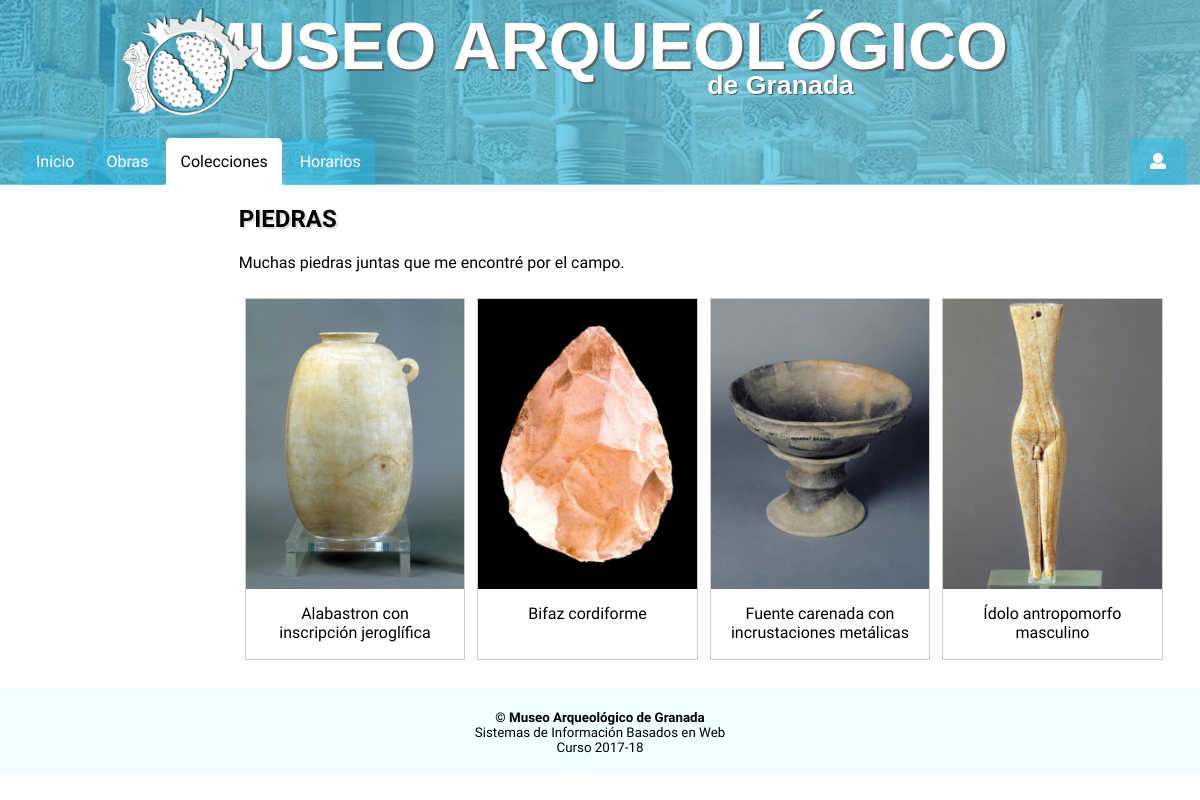
/coleccion.php?id=1, run on an earlier commit of the app's database.
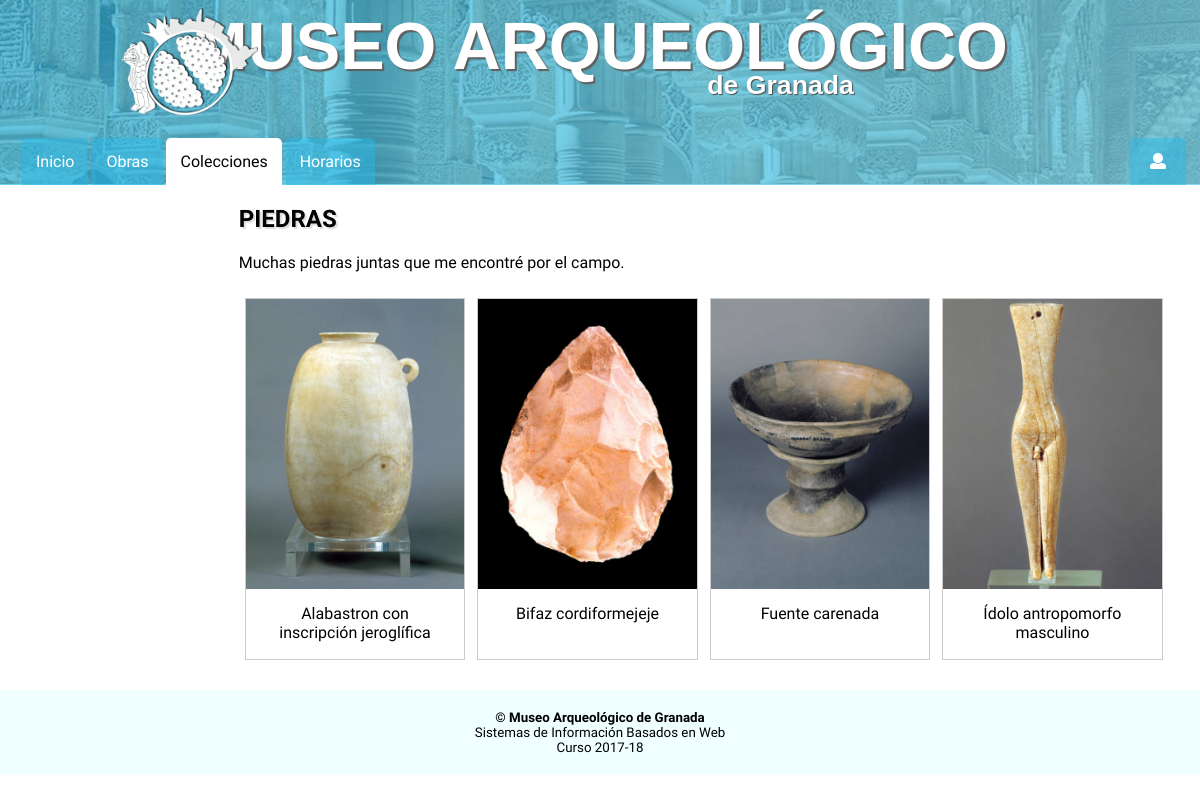
And on a later commit of the database.
### tables this page shows
CREATE TABLE `colecciones` (
  `id_col` int(11) NOT NULL,
  `id_obra` int(11) NOT NULL
);

CREATE TABLE `obras` (
  `Nombre` varchar(50) DEFAULT NULL COMMENT 'nombre de la obra',
  `id` int(10) UNSIGNED NOT NULL,
  `fecha` varchar(100) DEFAULT NULL,
  `dimensiones` varchar(75) DEFAULT NULL,
  `procedencia` varchar(50) DEFAULT NULL,
  `comentario` text,
  `imagen` text NOT NULL,
  `video` varchar(200) DEFAULT 'https://www.youtube.com/embed/dQw4w9WgXcQ'
);

### coleccion.php (the view, shortened to what this page needs)
<?php
include "modules/conexion.php";
if (isset($_GET['id'])) {
    $resultado_obras = mysqli_query ($conexion, "SELECT * FROM obras, colecciones WHERE colecciones.id_col=".$_GET['id']." AND obras.id=colecciones.id_obra");
    $resultado_col   = mysqli_query( $conexion, "SELECT * FROM coleccion WHERE id=".$_GET['id']);
} else {
    $resultado_cols  = mysqli_query( $conexion, "SELECT * FROM coleccion");
}
include "modules/head.php";
include "modules/header.php";
?>
<body>
    <article>
        <?php
        if (isset($_GET['id'])) { $array_resultado =  mysqli_fetch_assoc($resultado_col); ?>
            <h1><?php echo $array_resultado['nombre']; ?></h1>
            <p><?php echo $array_resultado['descripcion']; ?></p>
            <?php
                if ($resultado_obras->num_rows > 0) {
                    while($array_resultado =  mysqli_fetch_assoc($resultado_obras)) {
                        echo "<div class='responsivo'><div class='galeria'><a href='obra.php?id=".$array_resultado['id']."'>";
                            echo "<img src='".$array_resultado['imagen']."' alt='".$array_resultado['Nombre']."'></a>";
                            echo "<div class='desc'>".$array_resultado['Nombre']."</div></div></div>";
                    }
                }
                } ?>
    </article>
    <?php include "modules/footer.php"; ?>
</body>
</html>

What changed in the data, as far as the page shows it:
changed through a linked row, colecciones: id_obra.Nombre "Bifaz cordiforme" → "Bifaz cordiformejeje"
changed through a linked row, colecciones: id_obra.Nombre "Fuente carenada con incrustaciones metálicas" → "Fuente carenada"
